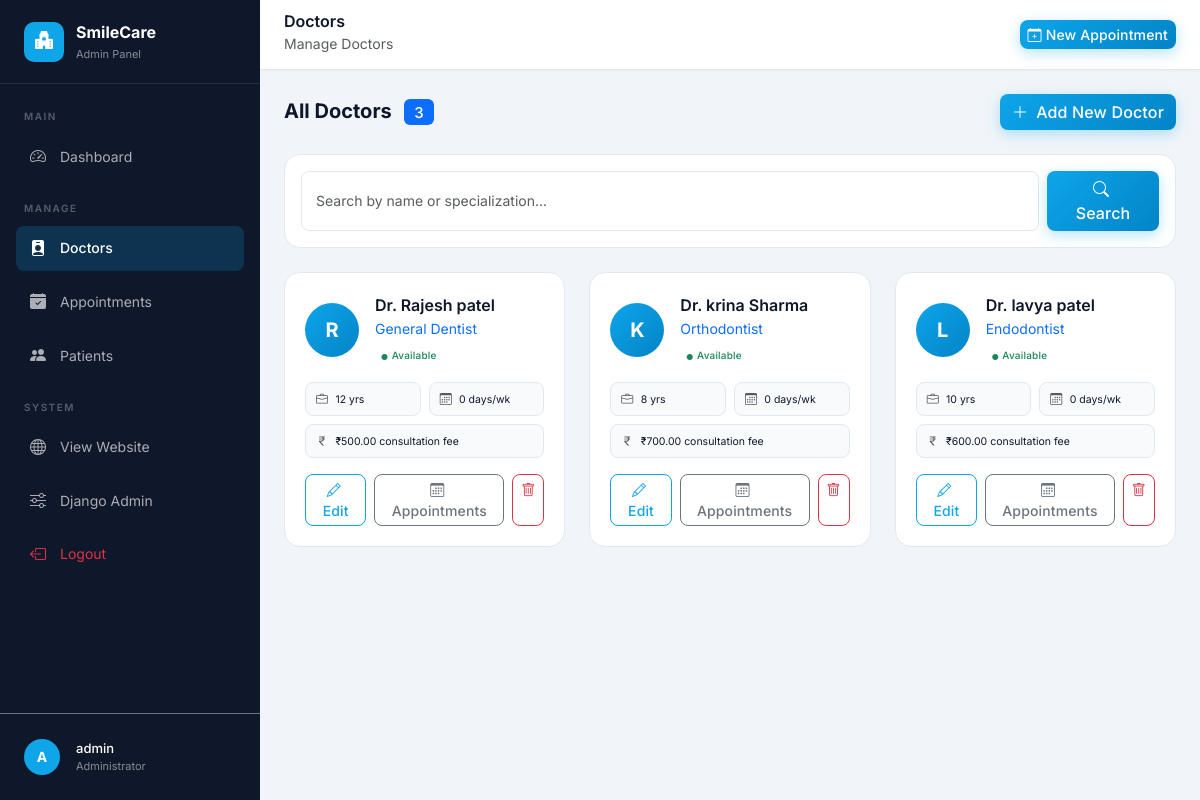
Screenshot of /admin-panel/doctors/ (signed in) with the database file from the repository.
### core/models.py (models this page shows, shortened)
class Doctor(models.Model):
    name = models.CharField(max_length=200, help_text="Full name of the doctor (without Dr.)")
    specialization = models.CharField(
        max_length=100,
        choices=SPECIALIZATION_CHOICES,
        default='General Dentist'
    )
    image = models.ImageField(
        upload_to='doctors/',
        null=True,
        blank=True,
        help_text="Doctor's profile photo"
    )
    bio = models.TextField(blank=True, help_text="Short biography of the doctor")
    experience = models.IntegerField(default=0, help_text="Years of experience")
    phone = models.CharField(max_length=20, blank=True)
    email = models.EmailField(blank=True)
    qualification = models.CharField(max_length=300, blank=True, help_text="e.g., BDS, MDS, PhD")
    consultation_fee = models.DecimalField(max_digits=8, decimal_places=2, default=500.00)
    is_available = models.BooleanField(default=True, help_text="Is the doctor currently available?")
    created_at = models.DateTimeField(auto_now_add=True)
    updated_at = models.DateTimeField(auto_now=True)
    class Meta:
        ordering = ['name']
    def get_working_days(self):
        return list(self.schedules.filter(is_active=True).values_list('day_of_week', flat=True))

### core/views.py (the view)
# urls.py: path('admin-panel/doctors/', views.admin_doctors, name='admin_doctors'),
@admin_required
def admin_doctors(request):
    search_query = request.GET.get('search', '')
    doctors = Doctor.objects.all()
    if search_query:
        doctors = doctors.filter(
            Q(name__icontains=search_query) |
            Q(specialization__icontains=search_query)
        )
    context = {
        'doctors': doctors,
        'search_query': search_query,
        'page_title': 'Manage Doctors - Admin',
    }
    return render(request, 'admin_panel/doctors/list.html', context)

### core/views.py (called while the page is built)
def is_admin(user):
    return user.is_authenticated and user.is_staff

### templates/admin_panel/doctors/list.html (shortened to what this page needs)
{% extends 'admin_panel/base_admin.html' %}
{% block page_heading %}Doctors{% endblock %}
{% block breadcrumb %}Manage Doctors{% endblock %}
{% block content %}
<div class="d-flex justify-content-between align-items-center mb-4">
    <h5 class="fw-bold mb-0">All Doctors <span class="badge bg-primary ms-2">{{ doctors.count }}</span></h5>
    <a href="{% url 'admin_add_doctor' %}" class="btn btn-primary">
        <i class="bi bi-plus-lg me-2"></i>Add New Doctor
    </a>
</div>
<div class="admin-table-card mb-4">
    <div class="p-3">
        <form method="get" class="d-flex gap-2">
            <input type="text" name="search" value="{{ search_query }}" class="form-control" placeholder="Search by name or specialization...">
            <button type="submit" class="btn btn-primary px-4">
                <i class="bi bi-search me-1"></i>Search
            </button>
        </form>
    </div>
</div>
{% if doctors %}
<div class="row g-4">
    {% for doctor in doctors %}
    <div class="col-xl-4 col-md-6">
        <div class="admin-doctor-card">
            <div class="d-flex align-items-center gap-3 mb-3">
                {% if doctor.image %}
                    <img src="{{ doctor.image.url }}" alt="Dr. {{ doctor.name }}" class="doctor-admin-img">
                {% else %}
                    <div class="doctor-admin-avatar">{{ doctor.name|first|upper }}</div>
                {% endif %}
                <div>
                    <div class="fw-semibold">Dr. {{ doctor.name }}</div>
                    <div class="text-primary small">{{ doctor.specialization }}</div>
                    {% if doctor.is_available %}
                        <span class="badge bg-success-soft text-success" style="font-size:10px">
                            <i class="bi bi-circle-fill me-1" style="font-size:6px"></i>Available
                        </span>
                    {% else %}
                        <span class="badge bg-danger-soft text-danger" style="font-size:10px">Unavailable</span>
                    {% endif %}
                </div>
            </div>
            <div class="row g-2 mb-3">
                <div class="col-6">
                    <div class="doctor-info-chip">
                        <i class="bi bi-briefcase text-muted me-1"></i>
                        <small>{{ doctor.experience }} yrs</small>
                    </div>
                </div>
                <div class="col-6">
                    <div class="doctor-info-chip">
                        <i class="bi bi-calendar3 text-muted me-1"></i>
                        <small>{{ doctor.get_working_days|length }} days/wk</small>
                    </div>
                </div>
                <div class="col-12">
                    <div class="doctor-info-chip">
                        <i class="bi bi-currency-rupee text-muted me-1"></i>
                        <small>₹{{ doctor.consultation_fee }} consultation fee</small>
                    </div>
                </div>
            </div>
            <div class="d-flex gap-2">
                <a href="{% url 'admin_edit_doctor' doctor.pk %}" class="btn btn-outline-primary btn-sm flex-fill">
                    <i class="bi bi-pencil me-1"></i>Edit
                </a>
                <a href="{% url 'admin_appointments' %}?search={{ doctor.name }}" class="btn btn-outline-secondary btn-sm flex-fill">
                    <i class="bi bi-calendar3 me-1"></i>Appointments
                </a>
                <a href="{% url 'admin_delete_doctor' doctor.pk %}" class="btn btn-outline-danger btn-sm"
                   onclick="return confirm('Delete Dr. {{ doctor.name }}? This cannot be undone.')">
                    <i class="bi bi-trash"></i>
                </a>
            </div>
        </div>
    </div>
    {% endfor %}
</div>
{% endif %}
{% endblock %}

### templates/admin_panel/base_admin.html (shortened to what this page needs)
{% load static %}
<!DOCTYPE html>
<html lang="en">
<head>
    <link href="https://cdn.jsdelivr.net/npm/bootstrap@5.3.2/dist/css/bootstrap.min.css" rel="stylesheet">
    <link href="https://cdn.jsdelivr.net/npm/bootstrap-icons@1.11.3/font/bootstrap-icons.min.css" rel="stylesheet">
    <link rel="stylesheet" href="{% static 'css/style.css' %}">
</head>
<body>
<div class="admin-sidebar" id="adminSidebar">
    <div class="sidebar-brand">
        <div class="sidebar-brand-icon"><i class="bi bi-hospital-fill"></i></div>
        <div>
            <span class="sidebar-brand-text">SmileCare</span>
            <span class="sidebar-brand-sub">Admin Panel</span>
        </div>
    </div>
    <nav class="py-2 flex-grow-1">
        <div class="sidebar-section-label">Main</div>
        <div class="sidebar-nav-item">
            <a href="{% url 'admin_dashboard' %}" class="sidebar-nav-link {% if request.resolver_match.url_name == 'admin_dashboard' %}active{% endif %}">
                <i class="bi bi-speedometer2"></i>Dashboard
            </a>
        </div>
        <div class="sidebar-section-label">Manage</div>
        <div class="sidebar-nav-item">
            <a href="{% url 'admin_doctors' %}" class="sidebar-nav-link {% if 'doctor' in request.resolver_match.url_name %}active{% endif %}">
                <i class="bi bi-person-badge-fill"></i>Doctors
            </a>
        </div>
        <div class="sidebar-nav-item">
            <a href="{% url 'admin_appointments' %}" class="sidebar-nav-link {% if 'appointment' in request.resolver_match.url_name %}active{% endif %}">
                <i class="bi bi-calendar-check-fill"></i>Appointments
            </a>
        </div>
        <div class="sidebar-nav-item">
            <a href="{% url 'admin_users' %}" class="sidebar-nav-link {% if 'users' in request.resolver_match.url_name %}active{% endif %}">
                <i class="bi bi-people-fill"></i>Patients
            </a>
        </div>
        <div class="sidebar-section-label">System</div>
        <div class="sidebar-nav-item">
            <a href="{% url 'home' %}" class="sidebar-nav-link" target="_blank">
                <i class="bi bi-globe"></i>View Website
            </a>
        </div>
        <div class="sidebar-nav-item">
            <a href="/django-admin/" class="sidebar-nav-link" target="_blank">
                <i class="bi bi-sliders"></i>Django Admin
            </a>
        </div>
        <div class="sidebar-nav-item">
            <a href="{% url 'logout' %}" class="sidebar-nav-link text-danger">
                <i class="bi bi-box-arrow-left"></i>Logout
            </a>
        </div>
    </nav>
    <div class="p-4 border-top border-secondary">
        <div class="d-flex align-items-center gap-3">
            <div class="user-avatar-sm" style="background:#0ea5e9;width:36px;height:36px;font-size:14px">
                {{ user.first_name|first|default:user.username|first|upper }}
            </div>
            <div>
                <div class="text-white fw-medium" style="font-size:13px">{{ user.get_full_name|default:user.username }}</div>
                <div class="text-white-50" style="font-size:11px">Administrator</div>
            </div>
        </div>
    </div>
</div>
<div class="admin-main">
    <div class="admin-topbar">
        <div class="d-flex align-items-center gap-3">
            <div>
                <h6 class="mb-0 fw-semibold">{% block page_heading %}Admin Panel{% endblock %}</h6>
                <small class="text-muted">{% block breadcrumb %}Dashboard{% endblock %}</small>
            </div>
        </div>
        <div class="d-flex align-items-center gap-3">
            <a href="{% url 'book_appointment' %}" class="btn btn-primary btn-sm">
                <i class="bi bi-calendar-plus me-1"></i>New Appointment
            </a>
        </div>
    </div>
    <div class="admin-content">
        {% block content %}{% endblock %}
    </div>
</div>
</body>
</html>

### static/css/style.css (style rules this page uses)
:root { --primary: #0EA5E9; --primary-dark: #0284C7; --primary-light: #BAE6FD; --primary-soft: #F0F9FF; --accent: #6366F1; --success: #10B981; --warning: #F59E0B; --danger: #EF4444; --dark: #0F172A; --dark-2: #1E293B; --gray-100: #F8FAFC; --gray-200: #F1F5F9; --gray-300: #E2E8F0; --gray-500: #64748B; --text-muted: #64748B; --font-main: 'Inter', -apple-system, BlinkMacSystemFont, sans-serif; --font-heading: 'Outfit', 'Inter', sans-serif; --radius-sm: 8px; --radius: 14px; --radius-lg: 20px; --shadow: 0 4px 24px rgba(14, 165, 233, 0.08); --shadow-hover: 0 8px 32px rgba(14, 165, 233, 0.16); --transition: all 0.3s cubic-bezier(0.4, 0, 0.2, 1); --navbar-height: 72px; }
*, *::before, *::after { box-sizing: border-box; }
body { font-family: var(--font-main); color: var(--dark); line-height: 1.6; overflow-x: hidden; }
h1, h2, h3, h4, h5, h6 { font-family: var(--font-heading); font-weight: 700; line-height: 1.2; }
html { scroll-behavior: smooth; }
.user-avatar-sm { width: 28px; height: 28px; background: linear-gradient(135deg, var(--primary), var(--accent)); border-radius: 50%; display: flex; align-items: center; justify-content: center; color: white; font-size: 12px; font-weight: 700; flex-shrink: 0; }
.btn { font-family: var(--font-main); font-weight: 500; border-radius: var(--radius-sm); transition: var(--transition); letter-spacing: 0.01em; }
.btn-primary { background: linear-gradient(135deg, var(--primary), var(--primary-dark)); border: none; box-shadow: 0 4px 14px rgba(14, 165, 233, 0.3); }
.btn-outline-primary { border-color: var(--primary); color: var(--primary); }
.form-control, .form-select { border-radius: var(--radius-sm); border: 1.5px solid var(--gray-300); padding: 10px 14px; font-size: 14px; transition: var(--transition); color: var(--dark); }
.badge { font-weight: 500; letter-spacing: 0.02em; }

### templates/admin_panel/base_admin.html (style rules this page uses)
:root { --admin-sidebar-width: 260px; --admin-primary: #0EA5E9; --admin-dark: #0f172a; --admin-dark-2: #1e293b; }
body { font-family: 'Inter', sans-serif; background: #f1f5f9; }
.admin-sidebar { position: fixed; top: 0; left: 0; width: var(--admin-sidebar-width); height: 100vh; background: var(--admin-dark); overflow-y: auto; z-index: 1000; display: flex; flex-direction: column; transition: transform 0.3s ease; }
.sidebar-brand { padding: 20px 24px; border-bottom: 1px solid rgba(255,255,255,0.1); display: flex; align-items: center; gap: 12px; }
.sidebar-brand-icon { width: 40px; height: 40px; background: var(--admin-primary); border-radius: 10px; display: flex; align-items: center; justify-content: center; font-size: 18px; color: white; }
.sidebar-brand-text { color: white; font-weight: 700; font-size: 16px; }
.sidebar-brand-sub { color: rgba(255,255,255,0.5); font-size: 11px; display: block; }
.sidebar-section-label { padding: 16px 24px 6px; font-size: 10px; font-weight: 600; letter-spacing: 1.5px; color: rgba(255,255,255,0.3); text-transform: uppercase; }
.sidebar-nav-item { padding: 4px 16px; }
.sidebar-nav-link { display: flex; align-items: center; gap: 12px; padding: 10px 12px; color: rgba(255,255,255,0.65); border-radius: 8px; text-decoration: none; font-size: 14px; transition: all 0.2s; }
.sidebar-nav-link:hover, .sidebar-nav-link.active { background: rgba(14,165,233,0.15); color: #38bdf8; }
.sidebar-nav-link.active { background: rgba(14,165,233,0.2); color: white; font-weight: 500; }
.sidebar-nav-link i { font-size: 16px; width: 20px; text-align: center; }
.admin-main { margin-left: var(--admin-sidebar-width); min-height: 100vh; }
.admin-topbar { background: white; padding: 12px 24px; border-bottom: 1px solid #e2e8f0; position: sticky; top: 0; z-index: 999; display: flex; align-items: center; justify-content: space-between; box-shadow: 0 1px 3px rgba(0,0,0,0.04); }
.admin-content { padding: 24px; }
.admin-table-card { background: white; border-radius: 16px; border: 1px solid #e2e8f0; overflow: hidden; }

### templates/admin_panel/doctors/list.html (style rules this page uses)
.admin-doctor-card { background: white; border-radius: 16px; padding: 20px; border: 1px solid #e2e8f0; transition: box-shadow 0.2s; }
.doctor-admin-avatar { width: 54px; height: 54px; border-radius: 50%; background: linear-gradient(135deg, #0ea5e9, #0284c7); color: white; display: flex; align-items: center; justify-content: center; font-size: 20px; font-weight: 700; flex-shrink: 0; }
.doctor-info-chip { background: #f8fafc; border-radius: 8px; padding: 6px 10px; border: 1px solid #e2e8f0; font-size: 12px; }

### rows the page displays
Doctor: name|first "R", name "Rajesh patel", specialization "General Dentist", is_available True (drawn), experience "12", get_working_days|length "0", consultation_fee "500.00"
Doctor: name|first "K", name "krina Sharma", specialization "Orthodontist", is_available True (drawn), experience "8", get_working_days|length "0", consultation_fee "700.00"
Doctor: name|first "L", name "lavya patel", specialization "Endodontist", is_available True (drawn), experience "10", get_working_days|length "0", consultation_fee "600.00"

### other values shown
{{ user.first_name|first|default:user.username|first|upper }} "A"
{{ user.get_full_name|default:user.username }} "admin"
{{ doctors.count }} "3"
